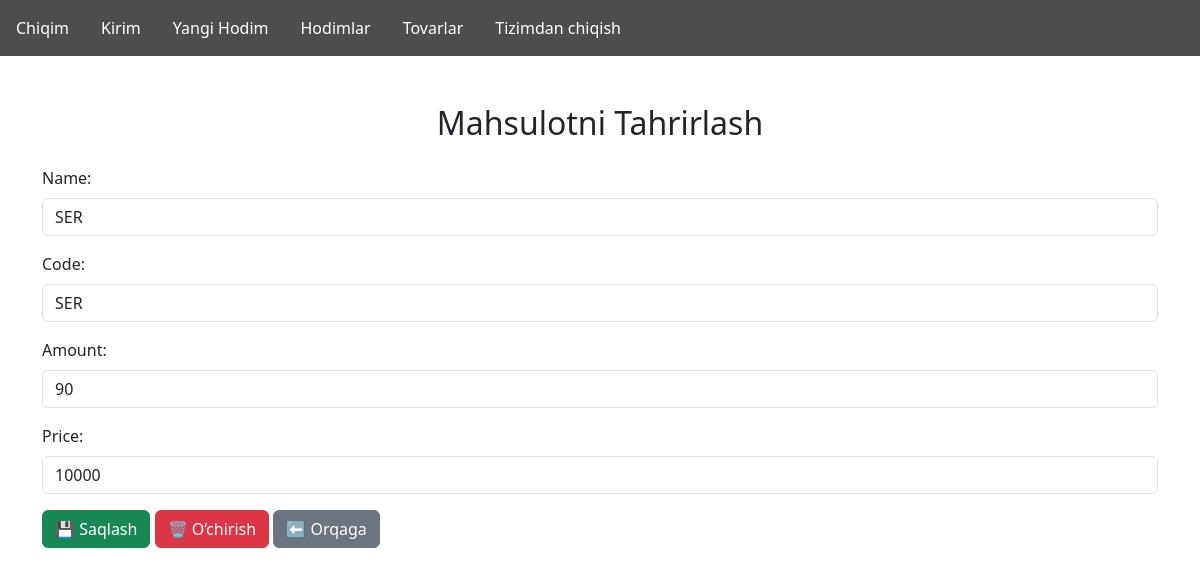
The page /edit/17/ (signed in) on the database as committed earlier.
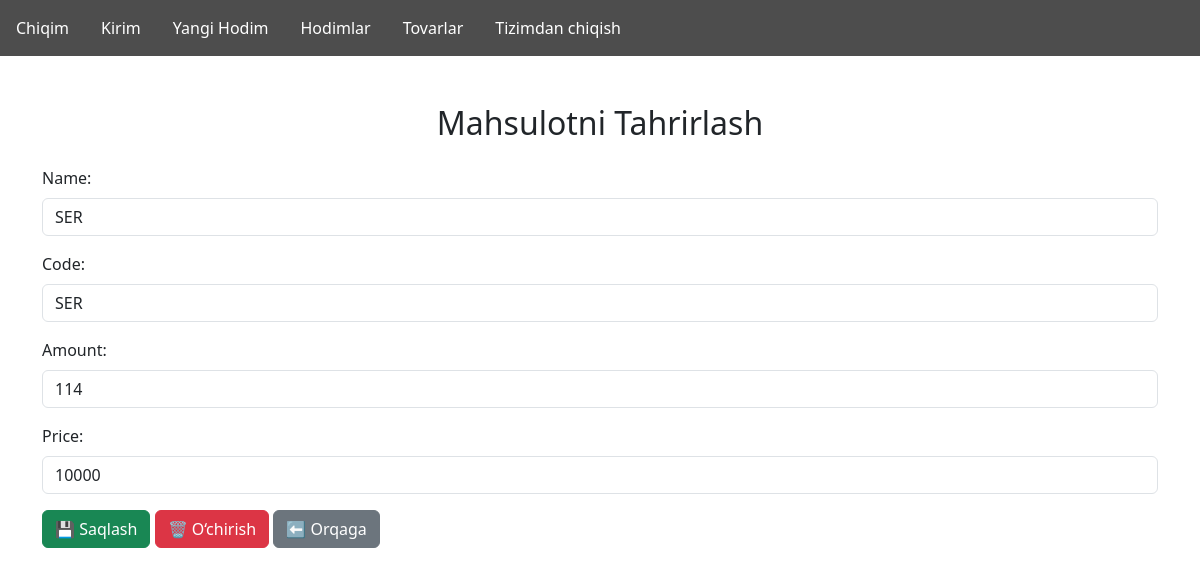
The same page on the database as committed later.
### products/models.py (models this page shows, shortened)
class Product(models.Model):
    name = models.CharField(max_length=255, unique=True)
    code = models.CharField(max_length=255, unique=True)
    amount = models.IntegerField()
    price = models.IntegerField(default=1000)

### products/views.py (the view)
# urls.py: path('edit/<int:id>/', views.edit, name='edit'),
@login_required
def edit(request, id):
    if not request.user.is_superuser:
        return redirect('products:home')
    product = get_object_or_404(Product, id=id)
    if request.method == 'POST':
        form = ProductForm(request.POST, instance=product)
        if form.is_valid():
            code = form.cleaned_data['code']
            if Product.objects.filter(code=code).exclude(id=product.id).exists():
                messages.error(request, "Bu kod band! Iltimos boshqa kod tanlang.")
            else:
                form.save()
                messages.success(request, "Mahsulot muvaffaqiyatli yangilandi.")
                return redirect('products:products')
    else:
        form = ProductForm(instance=product)
    return render(request, 'products/edit.html', {'form': form, 'id': id})

### products/forms.py
class ProductForm(forms.ModelForm):
    class Meta:
        model = Product
        fields = ['name', 'code', 'amount', 'price']
        widgets = {
            'name': forms.TextInput(attrs={'class': 'form-control'}),
            'code': forms.TextInput(attrs={'class': 'form-control'}),
            'amount': forms.NumberInput(attrs={'class': 'form-control'}),
            'price': forms.NumberInput(attrs={'class': 'form-control'}),
        }

### products/templates/products/edit.html (shortened to what this page needs)
{% extends 'products/base.html' %}
{% block body %}
<div class="container mt-5">
    <h2 class="mb-4 text-center">Mahsulotni Tahrirlash</h2>
    <form method="POST">
        {{ form.as_p }}
        <button type="submit" class="btn btn-success">💾 Saqlash</button>
        <a href="{% url 'products:delete' id %}" class="btn btn-danger" onclick="return confirm('Ishonchingiz komilmi?');">🗑️ O‘chirish</a>
        <a href="{% url 'products:products' %}" class="btn btn-secondary">⬅️ Orqaga</a>
    </form>
</div>
{% endblock %}

Rows that differ between the two databases and show on the page:
changed Product "SER": amount "90" → "114"
